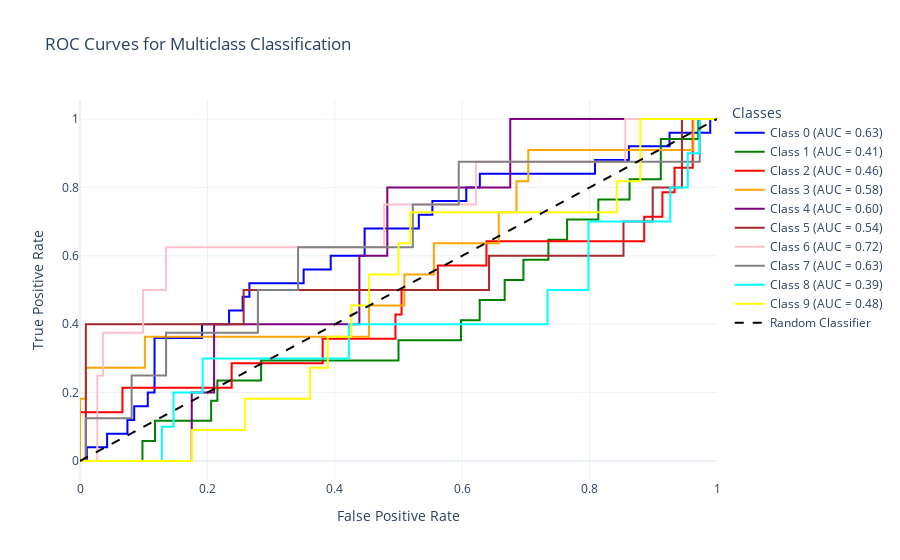

The code cell stored with this chart in its notebook:
### Code cell
from sklearn.metrics import roc_curve


fpr = {}
tpr = {}
roc_auc = {}

for i in range(y_test_bin.shape[1]):
    fpr[i], tpr[i], _ = roc_curve(y_test_bin[:, i], y_pred_prob_LR[:, i])
    roc_auc[i] = auc(fpr[i], tpr[i])

fig = go.Figure()

colors = ['blue', 'green', 'red', 'orange', 'purple', 'brown', 'pink', 'gray', 'cyan', 'yellow']

for i, color in zip(range(y_test_bin.shape[1]), colors):
    fig.add_trace(go.Scatter(x=fpr[i], y=tpr[i], mode='lines', name=f'Class {i} (AUC = {roc_auc[i]:.2f})', line=dict(color=color)))

fig.add_trace(go.Scatter(x=[0, 1], y=[0, 1], mode='lines', name='Random Classifier', line=dict(color='black', dash='dash')))

fig.update_layout(
    title='ROC Curves for Multiclass Classification',
    xaxis_title='False Positive Rate',
    yaxis_title='True Positive Rate',
    legend_title='Classes',
    template='plotly_white'
)

fig.show()
